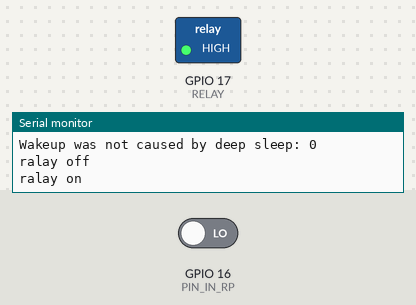
Bench run of a sketch on a simulated ESP32. Shown: switched loads named in the sketch (green lamp = pin HIGH), the last lines printed to the serial monitor. The test bench sets the inputs (shaded band); at power-on: GPIO 16 (PIN_IN_RP) LOW. At 92.5 s the program puts the board to deep sleep or switches it off; the recording ends there.

Above: at 1.1 s.
At 92.1 s:
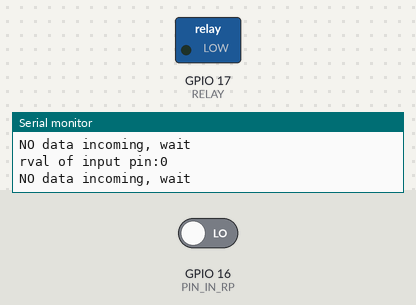
Timing chart, 0 to 92.5 s (numbered marks = the images above):
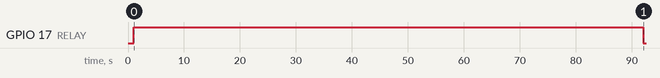

Measured:
- by itself, GPIO 17 (RELAY): LOW → HIGH at 1.0 s, → LOW 91.0 s later

The sketch:

beetle_coordinator.ino
```cpp
// (licence header left out)
#define uS_TO_S_FACTOR 1000000ULL  /* Conversion factor for micro seconds to seconds */
#define TIME_TO_SLEEP  60      /* Time ESP32 will go to sleep (in seconds) */
#define RELAY 17
#define PIN_IN_RP 16

RTC_DATA_ATTR int bootCount = 0;

int val = 0;

/*
Method to print the reason by which ESP32
has been awaken from sleep
*/
void print_wakeup_reason(){
  esp_sleep_wakeup_cause_t wakeup_reason;

  wakeup_reason = esp_sleep_get_wakeup_cause();

  switch(wakeup_reason)
  {
    case ESP_SLEEP_WAKEUP_EXT0 : Serial.println("Wakeup caused by external signal using RTC_IO"); break;
    case ESP_SLEEP_WAKEUP_EXT1 : Serial.println("Wakeup caused by external signal using RTC_CNTL"); break;
    case ESP_SLEEP_WAKEUP_TIMER : Serial.println("Wakeup caused by timer"); break;
    case ESP_SLEEP_WAKEUP_TOUCHPAD : Serial.println("Wakeup caused by touchpad"); break;
    case ESP_SLEEP_WAKEUP_ULP : Serial.println("Wakeup caused by ULP program"); break;
    default : Serial.printf("Wakeup was not caused by deep sleep: %d\n",wakeup_reason); break;
  }
}

void setup(){
  Serial.begin(115200);
  delay(1000); //Take some time to open up the Serial Monitor

  //Increment boot number and print it every reboot
  ++bootCount;
  pinMode(PIN_IN_RP, INPUT);
  pinMode(RELAY, OUTPUT);
  digitalWrite(RELAY, HIGH); // raspi spenta


  //Print the wakeup reason for ESP32
  print_wakeup_reason();

  /*
  First we configure the wake up source
  We set our ESP32 to wake up every 5 seconds
  */
  esp_sleep_enable_timer_wakeup(TIME_TO_SLEEP * uS_TO_S_FACTOR);


  /*
  Next we decide what all peripherals to shut down/keep on
  By default, ESP32 will automatically power down the peripherals
  not needed by the wakeup source, but if you want to be a poweruser
  this is for you. Read in detail at the API docs
  http://esp-idf.readthedocs.io/en/latest/api-reference/system/deep_sleep.html
  Left the line commented as an example of how to configure peripherals.
  The line below turns off all RTC peripherals in deep sleep.
  */
  //esp_deep_sleep_pd_config(ESP_PD_DOMAIN_RTC_PERIPH, ESP_PD_OPTION_OFF);
  //Serial.println("Configured all RTC Peripherals to be powered down in sleep");

  /*
  Now that we have setup a wake cause and if needed setup the
  peripherals state in deep sleep, we can now start going to
  deep sleep.
  In the case that no wake up sources were provided but deep
  sleep was started, it will sleep forever unless hardware
  reset occurs.
  */

}

void loop(){
  //Serial.println("start loop");

  long int t_start = millis()/1000;
  digitalWrite(RELAY, LOW); //raspi spenta
  Serial.println("ralay off");


  digitalWrite(RELAY, HIGH); // accendo raspi
  Serial.println("ralay on");
  delay(1000); // Waits for 1 second


  //val = digitalRead(PIN_IN_RP);
  int i = 0;
  while (i < 60){
    delay(500);
    val = digitalRead(PIN_IN_RP);
    Serial.print("rval of input pin:");
    Serial.println(val);
    i++;
    if (val == 1) {
      delay(500);
      Serial.println("input recived from raspi, shut down raspi and going to sleep");
      digitalWrite(RELAY, LOW); // spengo raspi
      delay(1000); // Waits for 1 second
      break;


    }
    else {
      Serial.println("NO data incoming, wait");
      delay(1000);
    }
  }
  //spengo comunque la raspi se sono passati piu di 10 cicli da 2.5 s
  digitalWrite(RELAY, LOW); // spengo raspi


  delay(500);
  long int t_end = millis()/1000;
  long int t_tot = t_end - t_start; //second passed
  long int total_time_to_wait = (24*60*60) - t_tot;
  Serial.print("total execution time : ");
  Serial.println(t_tot);


  esp_deep_sleep_start();
  delay(500);
}
```
